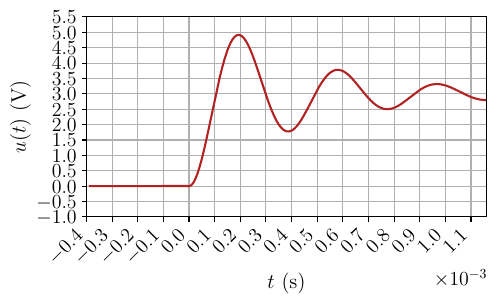

Recreate this plot in Python.
import numpy as np
import matplotlib as mpl
import matplotlib.pyplot as plt

plt.rcParams.update(
    {
        "text.usetex": True,
        "font.family": "EB Garamond",
        "axes.labelsize": "x-large",
        "xtick.labelsize": "x-large",
        "ytick.labelsize": "x-large",
    }
)
plt.rcParams["figure.facecolor"] = "w"

mpl.rc("text.latex", preamble=r"\usepackage{xcolor}\usepackage{amsmath}")

################### AMPLITUDE ###################

uinf = 3  # V
R1 = 1e3  # O
R2 = 50e3  # O
E0 = uinf * (R1 + R2) / R2  # V
print(f"$E$ = {E0:2f} V")
L = 500e-3  # H
lbd = 2.32e3  # s^-1
C = 1 / (2 * R2 * lbd - R1 * R2 / L)  # F
print(f"$C$ = {C:.2e} F")
# lbd = 0.5 * (1 / (R2 * C) + R1 / L)  # s^-1
# print(f"$\\lambda$ = {lbd:2e} s⁻¹")
w0 = np.sqrt((R1 + R2) / (R2 * L * C))  # rad.s^1
print(f"$\\omega_0$ = {w0:2e} rad.s⁻¹")
w = np.sqrt(w0**2 - lbd**2)
print(f"$\\omega$ = {w:2e} rad.s⁻¹")
T = 2 * np.pi / w  # s
print(f"$T$ = {T:3e} s")
# T = 600e-6  # s

tlist = np.linspace(-T, 3 * T, 1000)
xmin, xmax = [min(tlist), max(tlist)]


def ufunc(t):
    if t < 0:
        return 0
    else:
        return -uinf * (
            np.exp(-lbd * t) * (np.cos(w * t) + (lbd / w) * np.sin(w * t)) - 1
        )


u = np.vectorize(ufunc, otypes=[np.float64])

fig = plt.figure(figsize=(5, 2.5), constrained_layout=True)
ax = fig.add_axes((0.10, 0.10, 0.8, 0.8))

# for axe in ["left", "bottom"]:
#     ax.spines[axe].set_linewidth(2)
#
# for axe in ["top", "right"]:
#     ax.spines[axe].set_visible(False)

u_list = u(tlist)
ymin, ymax = [min(u_list) - 1, 5]

ax.plot(tlist, u_list, color="firebrick")
# ax.axvline(Vlim, c="k", ls="--", lw=1)

ax.grid(visible=True, which="both")

ax.set_xlim(xmin, xmax)
ax.set_ylim(ymin, ymax)

ax.set_xlabel("$t$ (s)", fontsize=15, clip_on=False)
# ax.xaxis.set_label_coords(1.05, 0.02)
ax.set_ylabel("$u(t)$ (V)", fontsize=15)
# ax.yaxis.set_label_coords(0, 1.02)

ax.set_xticks(np.arange(-4e-4, 1.2e-3, 1e-4))
plt.setp(ax.get_xticklabels(), ha="right", rotation=45)
# lbls = ax.get_xticklabels()
# ax.set_xticklabels(lbls, rotation=45)
ax.set_yticks(np.arange(-1, 6, 0.5))
# ax.set_yticklabels(["$P_{\\mathrm{max}} = K^\\circ P^\\circ$"])
# ax.set_yticklabels(["$P_{\\mathrm{max}}$"])

ax.ticklabel_format(style="sci", scilimits=(-3, 4), axis="x")

# ax.plot(0, 1, "^k", lw=2, ms=5, transform=ax.transAxes, clip_on=False)
# ax.plot(1, 0, ">k", lw=2, ms=5, transform=ax.transAxes, clip_on=False)

# plt.show()

fig.savefig("./dec_log_courbe.pdf", bbox_inches="tight")
